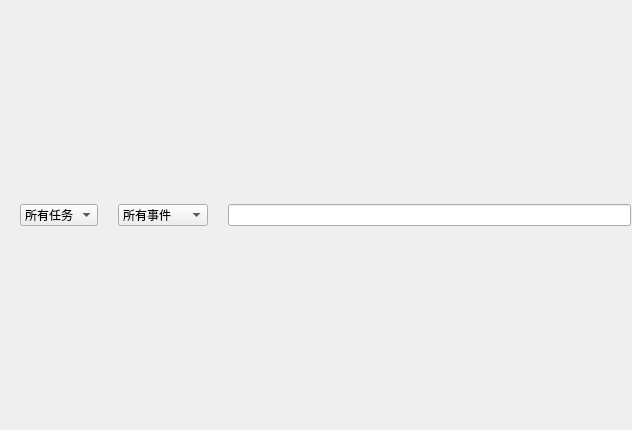
<?xml version="1.0" encoding="UTF-8"?>
<ui version="4.0">
 <class>logs</class>
 <widget class="QWidget" name="logs">
  <property name="geometry">
   <rect>
    <x>0</x>
    <y>0</y>
    <width>632</width>
    <height>430</height>
   </rect>
  </property>
  <property name="windowTitle">
   <string>Form</string>
  </property>
  <widget class="QWidget" name="">
   <property name="geometry">
    <rect>
     <x>20</x>
     <y>0</y>
     <width>611</width>
     <height>431</height>
    </rect>
   </property>
   <layout class="QVBoxLayout" name="verticalLayout">
    <item>
     <layout class="QHBoxLayout" name="horizontalLayout">
      <property name="spacing">
       <number>20</number>
      </property>
      <item>
       <widget class="QComboBox" name="comboBox">
        <item>
         <property name="text">
          <string>所有任务</string>
         </property>
        </item>
        <item>
         <property name="text">
          <string>办公</string>
         </property>
        </item>
       </widget>
      </item>
      <item>
       <widget class="QComboBox" name="comboBox_2">
        <item>
         <property name="text">
          <string>所有事件</string>
         </property>
        </item>
        <item>
         <property name="text">
          <string>已同步事件</string>
         </property>
        </item>
        <item>
         <property name="text">
          <string>未同步事件</string>
         </property>
        </item>
       </widget>
      </item>
      <item>
       <widget class="QLineEdit" name="lineEdit"/>
      </item>
     </layout>
    </item>
   </layout>
  </widget>
 </widget>
 <resources/>
 <connections/>
</ui>
